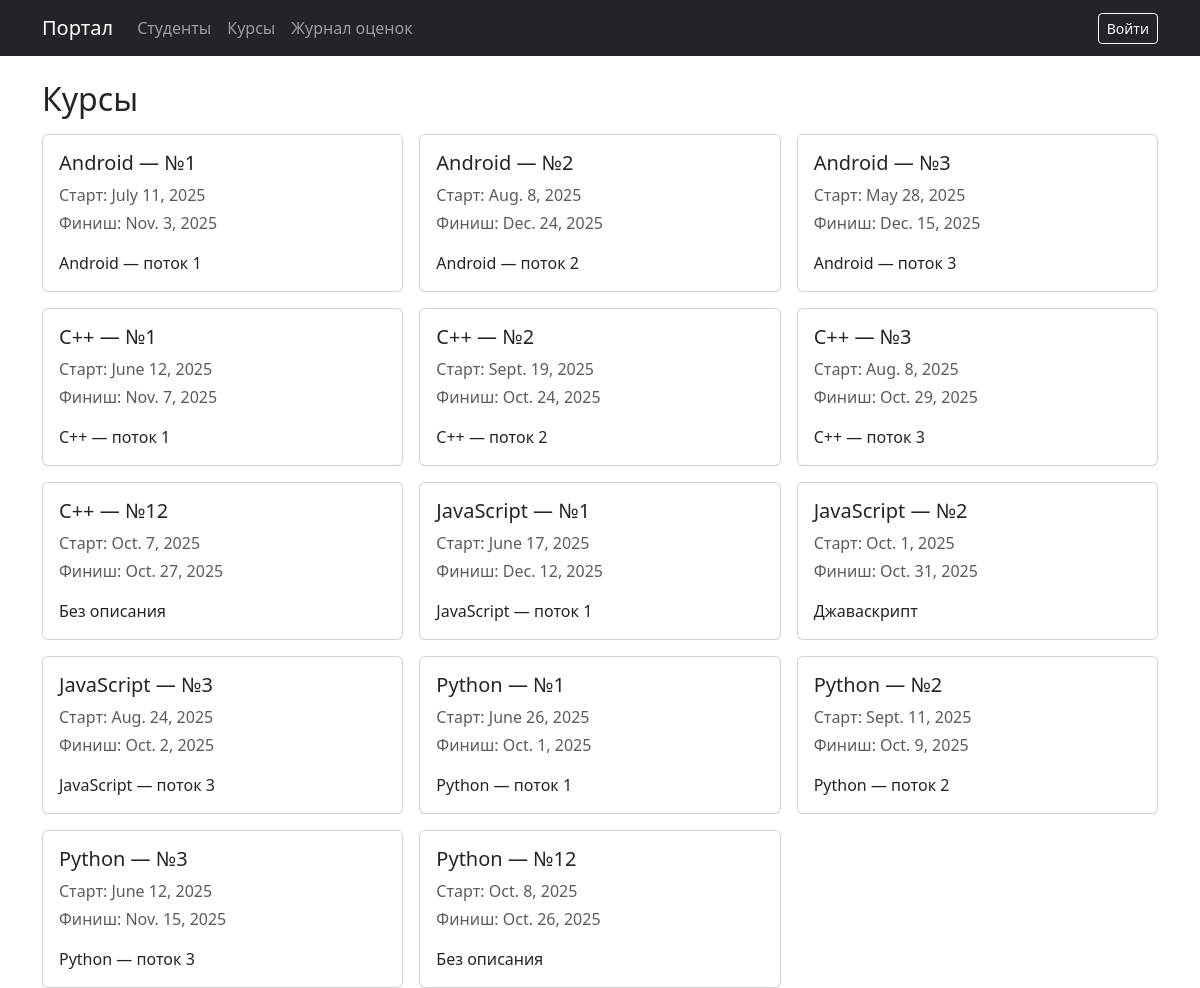
Page /courses/ on the committed database.
### main/models.py (models this page shows, shortened)
class Course(models.Model):
    langs = [
        ('py','Python'),
        ('js','JavaScript'),
        ('c','C++'),
        ('an','Android'),
    ]
    name = models.CharField(choices=langs, max_length=20, verbose_name="Курс")
    course_num = models.SmallIntegerField(
                    default=1,
                    verbose_name="Номер курса",
                    validators=[MinValueValidator(1), MaxValueValidator(100)])
    start_date = models.DateField(verbose_name = 'Начало курса', null=True)
    end_date = models.DateField(verbose_name = 'Окончание курса', null=True)
    description = models.TextField(blank=True, verbose_name="Описание")
    class Meta:
        unique_together = [['name', 'course_num']]
        verbose_name = "Курс"
        verbose_name_plural = "Курсы"
        ordering = ['name', 'course_num']

### main/views.py (the view)
# urls.py: path('courses/', views.CourseListView.as_view(), name='courses_list'),
class CourseListView(ListView):
    model = Course
    template_name = 'courses/courses_list.html'
    context_object_name = 'courses'
    ordering = ('name', 'course_num')

### main/templates/courses/courses_list.html (shortened to what this page needs)
{% extends "base.html" %}
{% block content %}
<h2 class="mb-3 d-flex justify-content-between align-items-center">
    Курсы
</h2>
<div class="row g-3">
  {% for c in courses %}
    <div class="col-md-6 col-lg-4">
      <a class="text-decoration-none" href="{% url 'main:course_detail' c.pk %}">
        <div class="card h-100">
          <div class="card-body">
            <h5 class="card-title">{{ c.get_name_display }} — №{{ c.course_num }}</h5>
            <p class="card-text text-muted mb-1">Старт: {{ c.start_date|default:"—" }}</p>
            <p class="card-text text-muted">Финиш: {{ c.end_date|default:"—" }}</p>
            <p class="card-text">{{ c.description|default:"Без описания" }}</p>
          </div>
        </div>
      </a>
    </div>
  {% empty %}
    <div class="alert alert-info">Курсов нет.</div>
  {% endfor %}
</div>
{% endblock %}

### main/templates/base.html (shortened to what this page needs)
<!doctype html>
<html lang="ru">
<head>
  <link href="https://cdn.jsdelivr.net/npm/bootstrap@5.3.3/dist/css/bootstrap.min.css" rel="stylesheet">
</head>
<body>
<nav class="navbar navbar-expand-lg navbar-dark bg-dark mb-4">
  <div class="container">
    <a class="navbar-brand" href="{% url 'main:home' %}">Портал</a>
    <div class="collapse navbar-collapse" id="topNav">
      <ul class="navbar-nav me-auto mb-2 mb-lg-0">
        <li class="nav-item"><a class="nav-link" href="{% url 'main:students_list' %}">Студенты</a></li>
        <li class="nav-item"><a class="nav-link" href="{% url 'main:courses_list' %}">Курсы</a></li>
        <li class="nav-item"><a class="nav-link" href="{% url 'main:journal' %}">Журнал оценок</a></li>
      </ul>
      <div class="ms-auto d-flex align-items-center gap-2">
        {% if user.is_authenticated %}
          <span class="navbar-text text-light">Привет, {{ user.username }}</span>
          <form method="post" action="{% url 'logout' %}">
            {% csrf_token %}
            <button class="btn btn-outline-light btn-sm" type="submit">Выйти</button>
        </form>
        {% else %}
          <a class="btn btn-outline-light btn-sm" href="{% url 'login' %}">Войти</a>
        {% endif %}
      </div>
    </div>
  </div>
</nav>
<main class="container">
  {% block content %}{% endblock %}
</main>
</body>
</html>

### rows in the picture
Course: name "Android", course_num "1", start_date "July 11, 2025", end_date "Nov. 3, 2025", description "Android — поток 1"
Course: name "Android", course_num "2", start_date "Aug. 8, 2025", end_date "Dec. 24, 2025", description "Android — поток 2"
Course: name "Android", course_num "3", start_date "May 28, 2025", end_date "Dec. 15, 2025", description "Android — поток 3"
Course: name "C++", course_num "1", start_date "June 12, 2025", end_date "Nov. 7, 2025", description "C++ — поток 1"
Course: name "C++", course_num "2", start_date "Sept. 19, 2025", end_date "Oct. 24, 2025", description "C++ — поток 2"
Course: name "C++", course_num "3", start_date "Aug. 8, 2025", end_date "Oct. 29, 2025", description "C++ — поток 3"
Course: name "C++", course_num "12", start_date "Oct. 7, 2025", end_date "Oct. 27, 2025", description "Без описания"
Course: name "JavaScript", course_num "1", start_date "June 17, 2025", end_date "Dec. 12, 2025", description "JavaScript — поток 1"
Course: name "JavaScript", course_num "2", start_date "Oct. 1, 2025", end_date "Oct. 31, 2025", description "Джаваскрипт"
Course: name "JavaScript", course_num "3", start_date "Aug. 24, 2025", end_date "Oct. 2, 2025", description "JavaScript — поток 3"
Course: name "Python", course_num "1", start_date "June 26, 2025", end_date "Oct. 1, 2025", description "Python — поток 1"
Course: name "Python", course_num "2", start_date "Sept. 11, 2025", end_date "Oct. 9, 2025", description "Python — поток 2"
Course: name "Python", course_num "3", start_date "June 12, 2025", end_date "Nov. 15, 2025", description "Python — поток 3"
Course: name "Python", course_num "12", start_date "Oct. 8, 2025", end_date "Oct. 26, 2025", description "Без описания"
